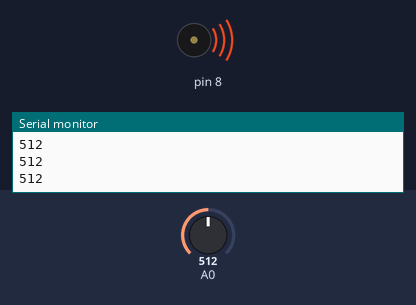
A sketch run on a simulated Arduino Uno, built with avr-gcc and run on an emulated ATmega328P. Shown: buzzer (waves = sounding), the last lines printed to the serial monitor. The inputs (shaded band) are chosen by the test bench; at power-on: A0 = 512.

Above: at 1.2 s.
1.3 s: A0 set to 496
At 2.0 s:
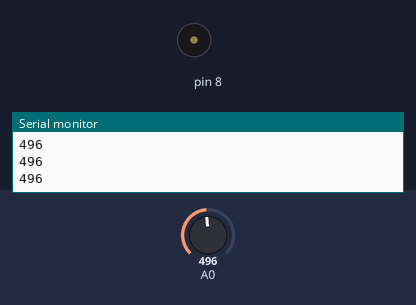
2.8 s: A0 set to 511
At 3.3 s:
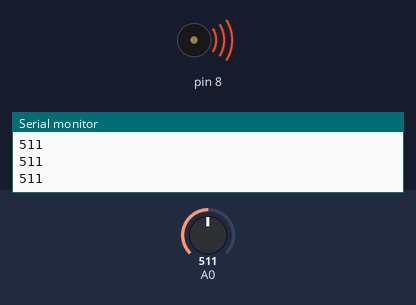
4.3 s: A0 set to 495
At 5.6 s:
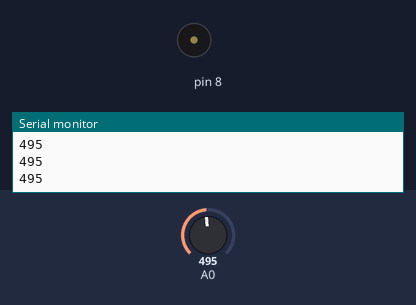
Timing chart, 0 to 7.3 s (numbered marks = the images above; inputs shaded):
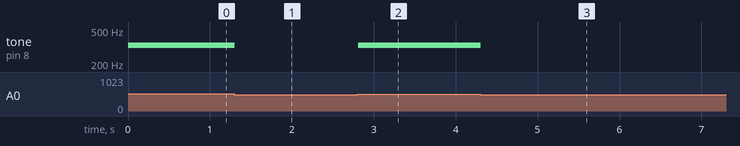

Measured:
- the behaviour switches between 505 and 504 on A0 (found by bisection; images 0 and 1)
- after the input at 1.3 s, tone on pin 8: 330 Hz → silent at once
- after the input at 2.8 s, tone on pin 8: silent → 330 Hz at once
- after the input at 4.3 s, tone on pin 8: 330 Hz → silent at once

The sketch:

keybaord_instrument.ino
```cpp
//int buttons[6]; // set up an array with 6 integers
//int buttons[0] = 2; // give the first element of the array the value 2

int notes[] = {262, 294, 330, 349};

void setup() {
  Serial.begin(9600);

}

void loop() {
  int keyVal = analogRead(A0);
  Serial.println(keyVal);

  if(keyVal == 1023){
    tone(8,notes[0]);
  }else if(keyVal <= 1010 && keyVal >= 990){
    tone(8,notes[1]);
  }else if(keyVal <= 515 && keyVal >= 505){
    tone(8,notes[2]);
  }else if(keyVal <= 10 && keyVal >= 5){
    tone(8,notes[3]);
  }else{
    noTone(8);
  }

}
```
